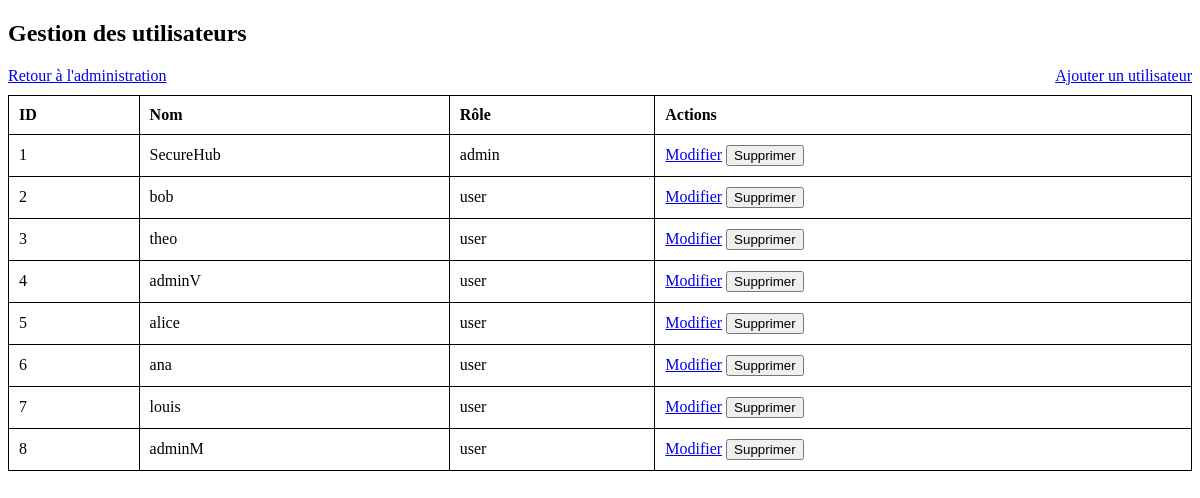
Page /admin/users (signed in) on the committed database.
### tables this page shows
CREATE TABLE users (
        id INTEGER PRIMARY KEY, 
        name VARCHAR(255) NOT NULL UNIQUE,
        fullname VARCHAR(255) NOT NULL,
        password VARCHAR(255) NOT NULL,
        role VARCHAR(50) NOT NULL DEFAULT 'user',
        is_password_changed BOOLEAN NOT NULL DEFAULT 0
    );

### Backend/app.py (the view)
@app.route('/admin/users', methods=['GET'])
def admin_users():
    if 'role' not in session or session['role'] != 'admin':
        flash("Accès interdit.", 'error')
        return redirect(url_for('login'))
    users = get_all_users()
    return render_template('admin_users_table.html', users=users)

### Backend/database.py (called while the page is built)
def get_all_users():
    with db.connect() as conn:
        result = conn.execute(text("SELECT * FROM users")).fetchall()
        return [dict(row) for row in result]

### Frontend/templates/admin_users_table.html (shortened to what this page needs)
<!DOCTYPE html>
<html lang="fr">
<head>
    <link rel="stylesheet" href="/static/css/styles_admin_table.css">
</head>
<body>
    <h2>Gestion des utilisateurs</h2>
    <a href="/admin" class="btn-back">Retour à l'administration</a>
    <a href="/admin/users/add" class="btn-add">Ajouter un utilisateur</a>
    <table>
        <thead>
            <tr>
                <th>ID</th>
                <th>Nom</th>
                <th>Rôle</th>
                <th>Actions</th>
            </tr>
        </thead>
        <tbody>
            {% for user in users %}
            <tr>
                <td>{{ user.id }}</td>
                <td>{{ user.name }}</td>
                <td>{{ user.role }}</td>
                <td>
                    <a href="/admin/users/edit/{{ user.id }}">Modifier</a>
                    <form action="/admin/users/delete/{{ user.id }}" method="post" style="display:inline;">
                        <button type="submit" class="btn-delete" onclick="return confirm('Êtes-vous sûr de vouloir supprimer cet utilisateur ?');">Supprimer</button>
                    </form>
                </td>
            </tr>
            {% endfor %}
        </tbody>
    </table>
</body>
</html>

### Frontend/static/css/styles_admin_table.css (style rules this page uses)
table { width: 100%; border-collapse: collapse; }
table, th, td { border: 1px solid black; }
th, td { padding: 10px; text-align: left; }
.btn-add { float: right; margin-bottom: 10px; }

### rows in the picture
users: id "1", name "SecureHub", role "admin"
users: id "2", name "bob", role "user"
users: id "3", name "theo", role "user"
users: id "4", name "adminV", role "user"
users: id "5", name "alice", role "user"
users: id "6", name "ana", role "user"
users: id "7", name "louis", role "user"
users: id "8", name "adminM", role "user"
